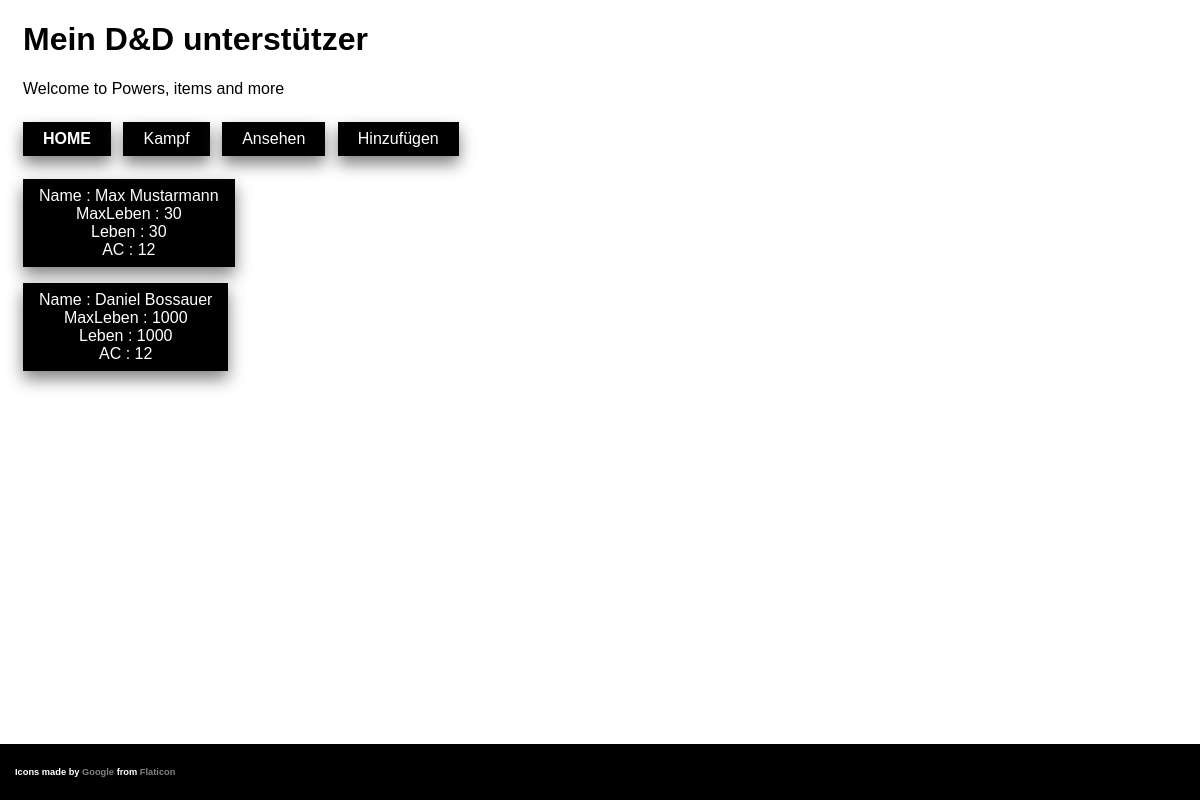
The app's page /kampfsystem/auto with its own data.
### tables this page shows
CREATE TABLE party(ID INTEGER PRIMARY KEY, Name text, MaxLeben INTEGER, Leben INTEGER, AC INTEGER);

### index.py (the view)
@app.route("/kampfsystem/auto", methods= ["GET", "POST"])
def autoKampfsystem():
    return pers("charakterWahl.html", "party")

### index.py (called while the page is built)
@app.after_request
def add_header(r):
    r.headers["Cache-Control"] = "no-cache, no-store, must-revalidate"
    r.headers["Pragma"] = "no-cache"
    r.headers["Expires"] = "0"
    r.headers['Cache-Control'] = 'public, max-age=0'
    return r

### moduleFlask.py (called while the page is built)
def get_db(): # getting databases connection Object
    db = getattr(g, '_database', None)
    if db is None:
        db = g._database = sqlite3.connect(DATABASE)
    return db

def hilfRes(table): # get all rows in a specific table
    cur = get_db().cursor()
    return cur.execute("select * from '" + table + "';")

def hilfRes2(table): # get the column names in a specific table
    res=hilfRes(table)
    return list(map(lambda x: x[0], res.description))

def pers(second, table): # makes an unspecific Html template
    res= hilfRes(table)
    res2= hilfRes2(table)
    return render_template(second, zeilen=res, len=len(res2), headline=res2, table=table)

### templates/charakterWahl.html
{% extends 'index.html' %}
{% block stylesheet %}
<link rel="stylesheet" type="text/css" href="{{ url_for('static', filename='css/kampfsystem.css') }}">
{% endblock %}
{% block content %}
{% for people in zeilen %}
<form class="" action="/kampfsystem/auto" method="POST">
  <button class="kampfbtn" type="submit" name="user" value={{people[0]}}>
    {% for i in range(1, len) %}
    {{headline[i]}} : {{people[i]}}<br>
    {% endfor %}
  </button>
</form>
{% endfor %}
{% endblock %}

### templates/index.html (shortened to what this page needs)
<!DOCTYPE html>
<html>
<head>
  {% block stylesheet %}
  {% endblock %}
  <link rel="stylesheet" type="text/css" href="{{ url_for('static', filename='css/index.css') }}">
  <link rel="stylesheet" type="text/javascript" href="{{ url_for('static', filename='javascript/index.js') }}">
</head>
<body class="w3-light-grey">
<div class="w3-content" style="max-width:1400px">
<header class="w3-container w3-padding-32">
  <div class="hasShadow">
    <h1><b>Mein <span class="w3-tag">D&D</span> unterstützer</b></h1>
    <p>Welcome to <span class="w3-tag">Powers, items and more</span></p>
  </div>
  <b> <a href="/"><button>HOME</a> </b></button>
   <a href="/kampfsystem"><button>Kampf</button></a>
  <div class="dropdown">
    <button class="dropbtn">Ansehen</button>
  </div>
  <div class="dropdown">
    <button class="dropbtn">Hinzufügen</button>
  </div>
</header>
<div class="container">
  {% block content %}
  {% endblock %}
</div>
<footer class="w3-container w3-dark-grey w3-padding-32 w3-margin-top">
  <h5>Icons made by <a href="https://www.flaticon.com/authors/google" title="Google">Google</a> from <a href="https://www.flaticon.com/" title="Flaticon"> Flaticon </a></h5>
</footer>
</body>
</html>

### static/css/kampfsystem.css (style rules this page uses)
.kampfbtn { max-width: 20em; color: white; background-color: #000000; border: none; padding: 8px 16px; margin-bottom: 8px; box-shadow: 0px 8px 16px 0px gray; }

### static/css/index.css (style rules this page uses)
html, body { padding: none; margin: none; }
body, h1, h2, h3, h4, h5 { font-family: "Raleway", sans-serif }
header { padding-left: 15px; margin-bottom: 15px; }
.container { height: auto; padding-left: 15px; }
footer { position: fixed; bottom: 0; left: 0; width: 100%; margin-top: 15px; padding: 8px 0px; background: black; color: white; font-size: 0.7em; }
footer h5 { margin: 15px; }
footer a { color: gray; }
button { background-color: black; color: white; border: none; padding: 8px 20px; margin-right: 8px; margin-top: 8px; font-size: 1em; box-shadow: 0px 8px 16px 0px gray; }
a { text-decoration: none; color: white; }
.dropbtn { border: none; }
.dropdown { position: relative; display: inline-block; }

### records on screen
party: {{ people[0] }} 1 (drawn), headline "Name" "MaxLeben" "Leben" "AC", Name "Max Mustarmann" "30" "30" "12"
party: {{ people[0] }} 2 (drawn), headline "Name" "MaxLeben" "Leben" "AC", Name "Daniel Bossauer" "1000" "1000" "12"
